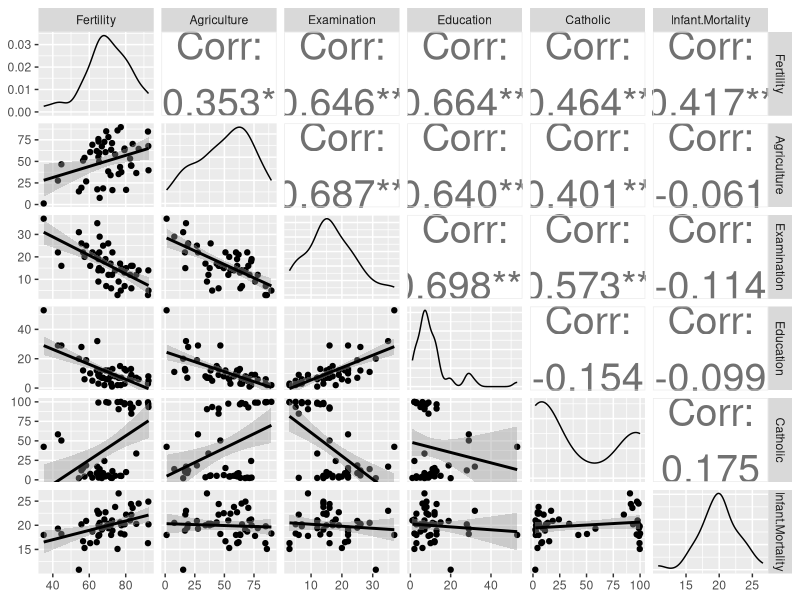

This chart was generated by the following R code:
require(datasets); data("swiss"); ?swiss; require(ggplot2); require(GGally)
g = ggpairs(swiss[,1:6], upper = list(continuous = wrap(ggally_cor, size = 10)), lower = list(continuous = "smooth"))
g

summary(lm(Fertility ~ ., data = swiss))$coefficients


summary(lm(Fertility ~ Agriculture, data = swiss))$coefficients
        